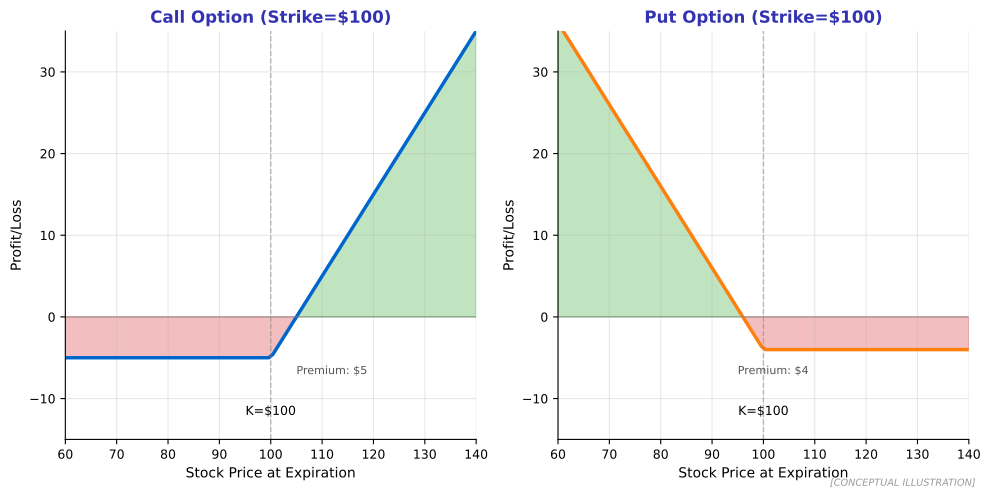

The script that saved this image:
"""
Option Payoff Diagrams
Shows call and put option payoffs at expiration

Output: option_payoff.pdf
Module: module_04_traditional
Lesson: 45 - Derivatives Technology
"""

from pathlib import Path
import matplotlib.pyplot as plt
import numpy as np

plt.rcParams.update({
    'font.size': 10,
    'axes.labelsize': 10,
    'axes.titlesize': 11,
    'xtick.labelsize': 9,
    'ytick.labelsize': 9,
    'legend.fontsize': 9,
    'figure.figsize': (10, 6),
    'figure.dpi': 150
})

MLPURPLE = '#3333B2'
MLBLUE = '#0066CC'
MLORANGE = '#FF7F0E'
MLGREEN = '#2CA02C'
MLRED = '#D62728'

def create_chart():
    fig, (ax1, ax2) = plt.subplots(1, 2, figsize=(10, 5))

    # Stock prices
    S = np.linspace(60, 140, 100)
    K = 100  # Strike price
    premium_call = 5
    premium_put = 4

    # Long Call payoff
    call_payoff = np.maximum(S - K, 0) - premium_call
    ax1.plot(S, call_payoff, color=MLBLUE, linewidth=2.5, label='Long Call')
    ax1.axhline(y=0, color='gray', linestyle='-', linewidth=0.5)
    ax1.axvline(x=K, color='gray', linestyle='--', linewidth=1, alpha=0.5)
    ax1.fill_between(S, call_payoff, 0, where=(call_payoff > 0), alpha=0.3, color=MLGREEN)
    ax1.fill_between(S, call_payoff, 0, where=(call_payoff < 0), alpha=0.3, color=MLRED)

    ax1.set_xlabel('Stock Price at Expiration', fontsize=10)
    ax1.set_ylabel('Profit/Loss', fontsize=10)
    ax1.set_title('Call Option (Strike=$100)', fontsize=12, fontweight='bold', color=MLPURPLE)
    ax1.set_xlim(60, 140)
    ax1.set_ylim(-15, 35)
    ax1.text(K, -12, f'K=${K}', ha='center', fontsize=9)
    ax1.text(105, -7, f'Premium: ${premium_call}', fontsize=8, color='#555555')

    # Long Put payoff
    put_payoff = np.maximum(K - S, 0) - premium_put
    ax2.plot(S, put_payoff, color=MLORANGE, linewidth=2.5, label='Long Put')
    ax2.axhline(y=0, color='gray', linestyle='-', linewidth=0.5)
    ax2.axvline(x=K, color='gray', linestyle='--', linewidth=1, alpha=0.5)
    ax2.fill_between(S, put_payoff, 0, where=(put_payoff > 0), alpha=0.3, color=MLGREEN)
    ax2.fill_between(S, put_payoff, 0, where=(put_payoff < 0), alpha=0.3, color=MLRED)

    ax2.set_xlabel('Stock Price at Expiration', fontsize=10)
    ax2.set_ylabel('Profit/Loss', fontsize=10)
    ax2.set_title('Put Option (Strike=$100)', fontsize=12, fontweight='bold', color=MLPURPLE)
    ax2.set_xlim(60, 140)
    ax2.set_ylim(-15, 35)
    ax2.text(K, -12, f'K=${K}', ha='center', fontsize=9)
    ax2.text(95, -7, f'Premium: ${premium_put}', fontsize=8, color='#555555')

    for ax in [ax1, ax2]:
        ax.spines['top'].set_visible(False)
        ax.spines['right'].set_visible(False)
        ax.grid(True, alpha=0.3)

    fig.text(0.98, 0.02, '[CONCEPTUAL ILLUSTRATION]',
             fontsize=7, color='#999999', ha='right', style='italic')

    plt.tight_layout()

    output_path = Path(__file__).parent / 'option_payoff.pdf'
    plt.savefig(output_path, format='pdf', dpi=300, bbox_inches='tight')
    plt.close()
    print(f"Chart saved to: {output_path}")
    return output_path

if __name__ == '__main__':
    create_chart()
